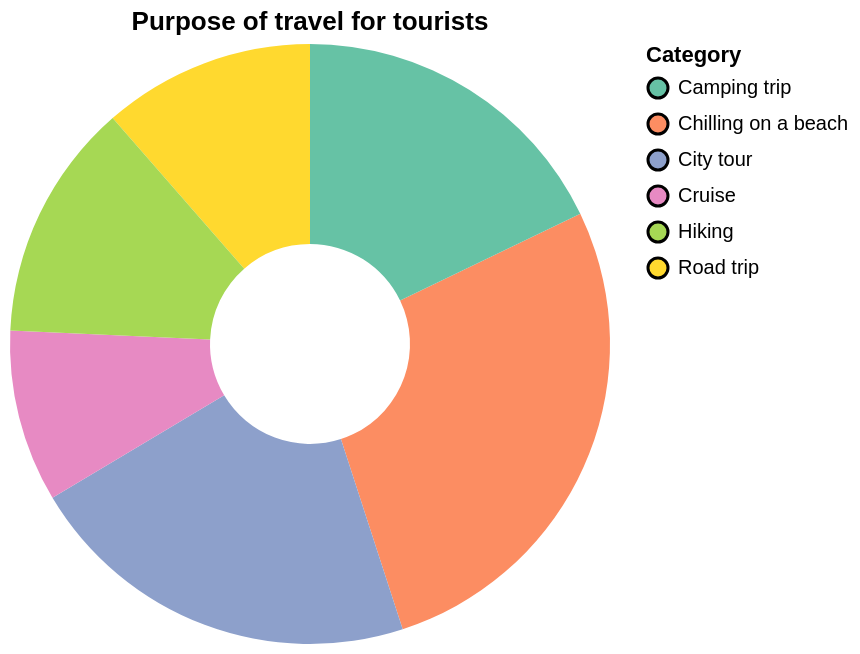

Source (Vega-Lite JSON):
### Vega-Lite specification from a JSON file in a GitHub repository (floating-point values rounded to 4 significant figures)
{"$schema": "https://vega.github.io/schema/vega-lite/v5.json", "title": "Purpose of travel for tourists", "data": {"values": [{"Category": "Chilling on a beach", "popularity": 38}, {"Category": "Camping trip", "popularity": 25}, {"Category": "City tour", "popularity": 30}, {"Category": "Road trip", "popularity": 16}, {"Category": "Cruise", "popularity": 13}, {"Category": "Hiking", "popularity": 18}]}, "width": "container", "params": [{"name": "highlight", "select": {"type": "point", "on": "mouseover", "clear": "mouseout"}}], "mark": {"type": "arc", "stroke": "black", "tooltip": true, "innerRadius": 50}, "encoding": {"theta": {"field": "popularity", "type": "quantitative", "stack": "normalize"}, "color": {"field": "Category", "type": "nominal", "scale": {"scheme": "set2"}}, "strokeWidth": {"condition": [{"param": "highlight", "empty": false, "value": 1}], "value": 0}}}
